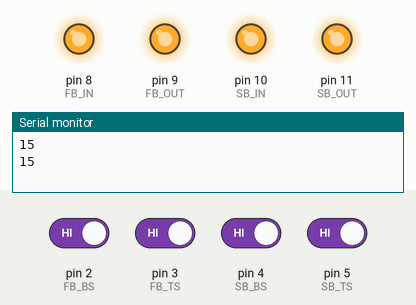
This sketch was run on a simulated Arduino Uno, built with avr-gcc and run on an emulated ATmega328P. Shown: output pins drawn as LEDs (lit = HIGH), the last lines printed to the serial monitor. The test bench sets the inputs (shaded band); at power-on: pin 2 (FB_BS), pin 3 (FB_TS), pin 4 (SB_BS), pin 5 (SB_TS) HIGH.

Above: at 2.8 s.
2.9 s: pin 2 (FB_BS) driven LOW and pin 3 (FB_TS) driven LOW
At 4.2 s:
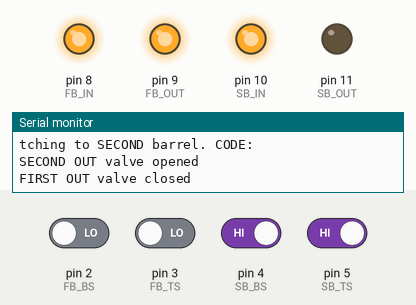
4.5 s: pin 4 (SB_BS) driven LOW and pin 5 (SB_TS) driven LOW
At 6.6 s:
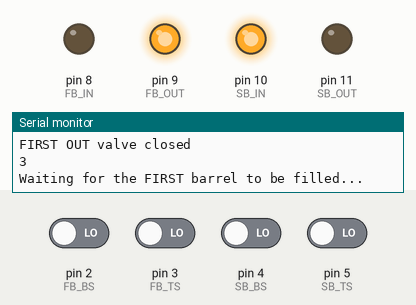
7.5 s: pin 3 (FB_TS) driven HIGH
At 9.2 s:
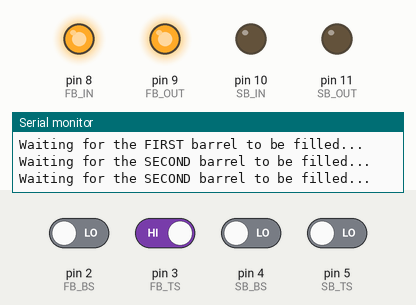
9.5 s: pin 5 (SB_TS) driven HIGH
At 10.9 s:
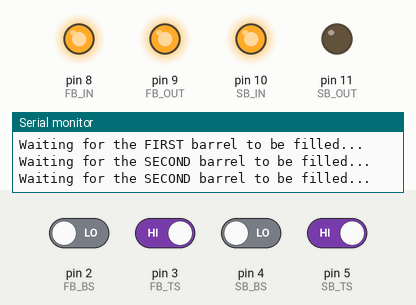
Timing chart, 0 to 12.5 s (numbered marks = the images above; inputs shaded):
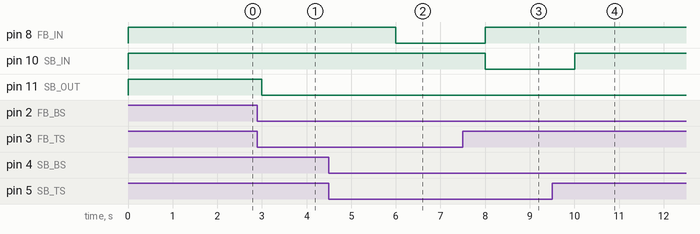

The sketch:

Firmware.ino
```cpp
#define SetBit(result, bit_num) result |= (1<<bit_num)
#define ClearBit(result, bit_num) (result &= (~(1<<bit_num)))

#define FB_BS 2 //First Barrel Bottom Switch
#define FB_TS 3 //First Barrel Top Switch
#define SB_BS 4 //Second ..
#define SB_TS 5

#define FB_IN 8
#define FB_OUT 9
#define SB_IN 10
#define SB_OUT 11

int ssCode = 0; //system state code

struct Barrel {
  bool wasting;
  char name[15];
  byte bottomSwitch;
  byte topSwitch;
  byte inValve;
  byte outValve;
} barrel_one, barrel_two;


void setup() {
  Serial.begin(9600);

  init(&barrel_one);


  pinMode(FB_BS, INPUT_PULLUP);
  pinMode(FB_TS, INPUT_PULLUP);
  pinMode(SB_BS, INPUT_PULLUP);
  pinMode(SB_TS, INPUT_PULLUP);

  pinMode(FB_IN, OUTPUT);
  pinMode(FB_OUT, OUTPUT);
  pinMode(SB_IN, OUTPUT);
  pinMode(SB_OUT, OUTPUT);
  digitalWrite(FB_IN, HIGH);
  digitalWrite(FB_OUT, HIGH);
  digitalWrite(SB_IN, HIGH);
  digitalWrite(SB_OUT, HIGH);
}

void init(Barrel *barrel){
  barrel->wasting = true;
}

void loop() {
    getSystemState();
    switch(ssCode) {
        case 0:
            fillFirstBarrel();
            fillSecondBarrel();
            //activate a barrel
            break;
        case 3:
            switchToSecondBarrel();
            break;
        case 12:
            switchToFirstBarrel();
            break;
    }
    delay(1000);
    Serial.println(ssCode);
}

void getSystemState(){
    digitalRead(FB_BS) == 1 ? SetBit(ssCode, 3) : ClearBit(ssCode, 3);
    digitalRead(FB_TS) == 1 ? SetBit(ssCode, 2) : ClearBit(ssCode, 2);
    digitalRead(SB_BS) == 1 ? SetBit(ssCode, 1) : ClearBit(ssCode, 1);
    digitalRead(SB_TS) == 1 ? SetBit(ssCode, 0) : ClearBit(ssCode, 0);
}

void fillFirstBarrel(){
  digitalWrite(FB_IN, LOW);
  while(digitalRead(FB_TS) != 1){
    Serial.println("Waiting for the FIRST barrel to be filled...");
    delay(1000);
  }
  digitalWrite(FB_IN, HIGH);
}

void fillSecondBarrel(){
    digitalWrite(SB_IN, LOW);
  while(digitalRead(SB_TS) != 1){
    Serial.println("Waiting for the SECOND barrel to be filled...");
    delay(1000);
  }
  digitalWrite(SB_IN, HIGH);
}

void switchToFirstBarrel(){
  Serial.println("Switching to FIRST barrel. CODE: " + ssCode);
  digitalWrite(FB_OUT, LOW);
  Serial.println("FIRST OUT valve opened");
  delay(1000);
  Serial.println("SECOND OUT valve closed");
  digitalWrite(SB_OUT, HIGH);
  delay(1000);
}

void switchToSecondBarrel(){
  Serial.println("Switching to SECOND barrel. CODE: " + ssCode);
  digitalWrite(SB_OUT, LOW);
  Serial.println("SECOND OUT valve opened");
  delay(1000);
  digitalWrite(FB_OUT, HIGH);
  Serial.println("FIRST OUT valve closed");
  delay(1000);
}
```

Measured:
- after the input at 2.9 s, pin 11 (SB_OUT): HIGH → LOW after 0.10 s
- after the input at 4.5 s, pin 8 (FB_IN): HIGH → LOW after 1.5 s
- after the input at 7.5 s, pin 8 (FB_IN): LOW → HIGH after 0.50 s; pin 10 (SB_IN): HIGH → LOW after 0.50 s
- after the input at 9.5 s, pin 10 (SB_IN): LOW → HIGH after 0.50 s
